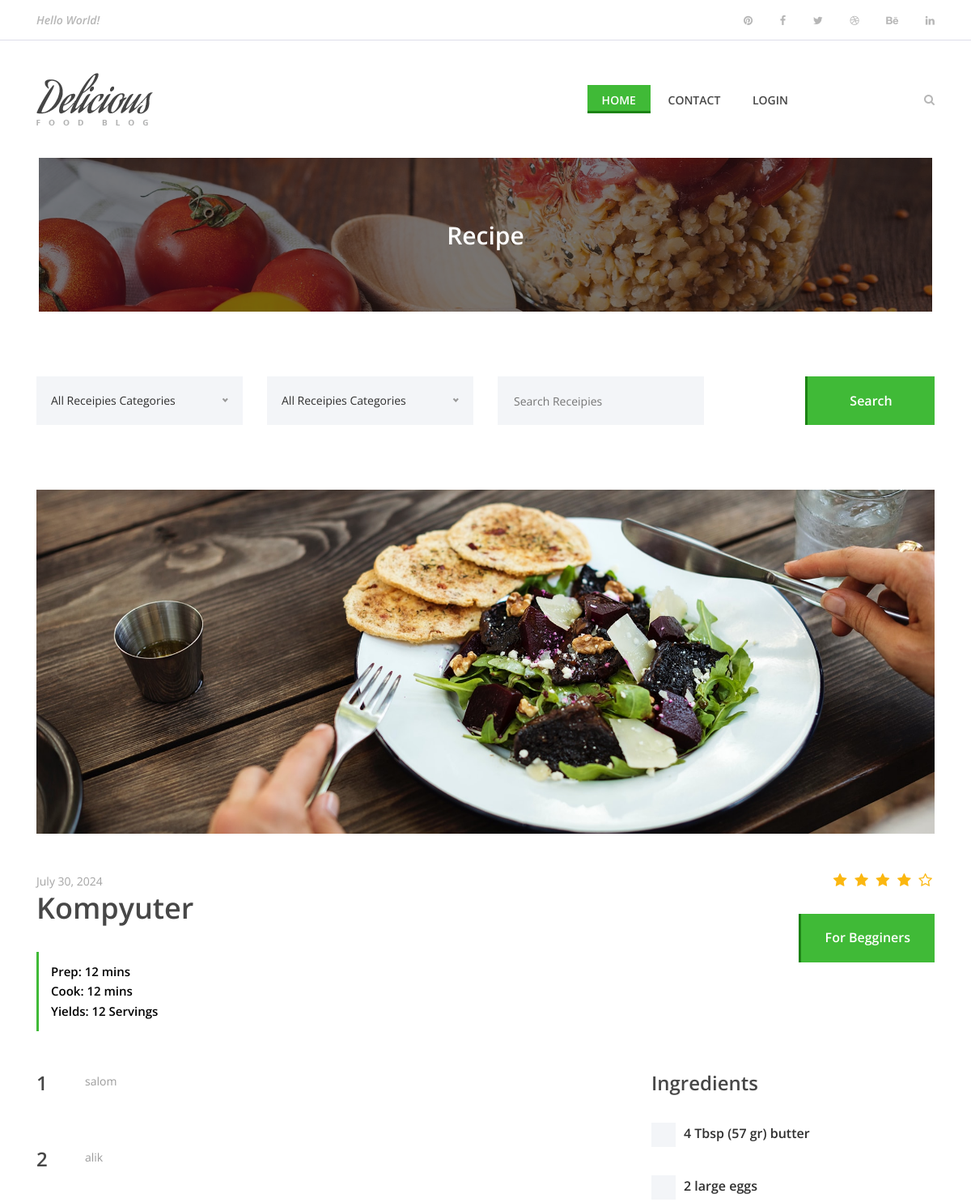
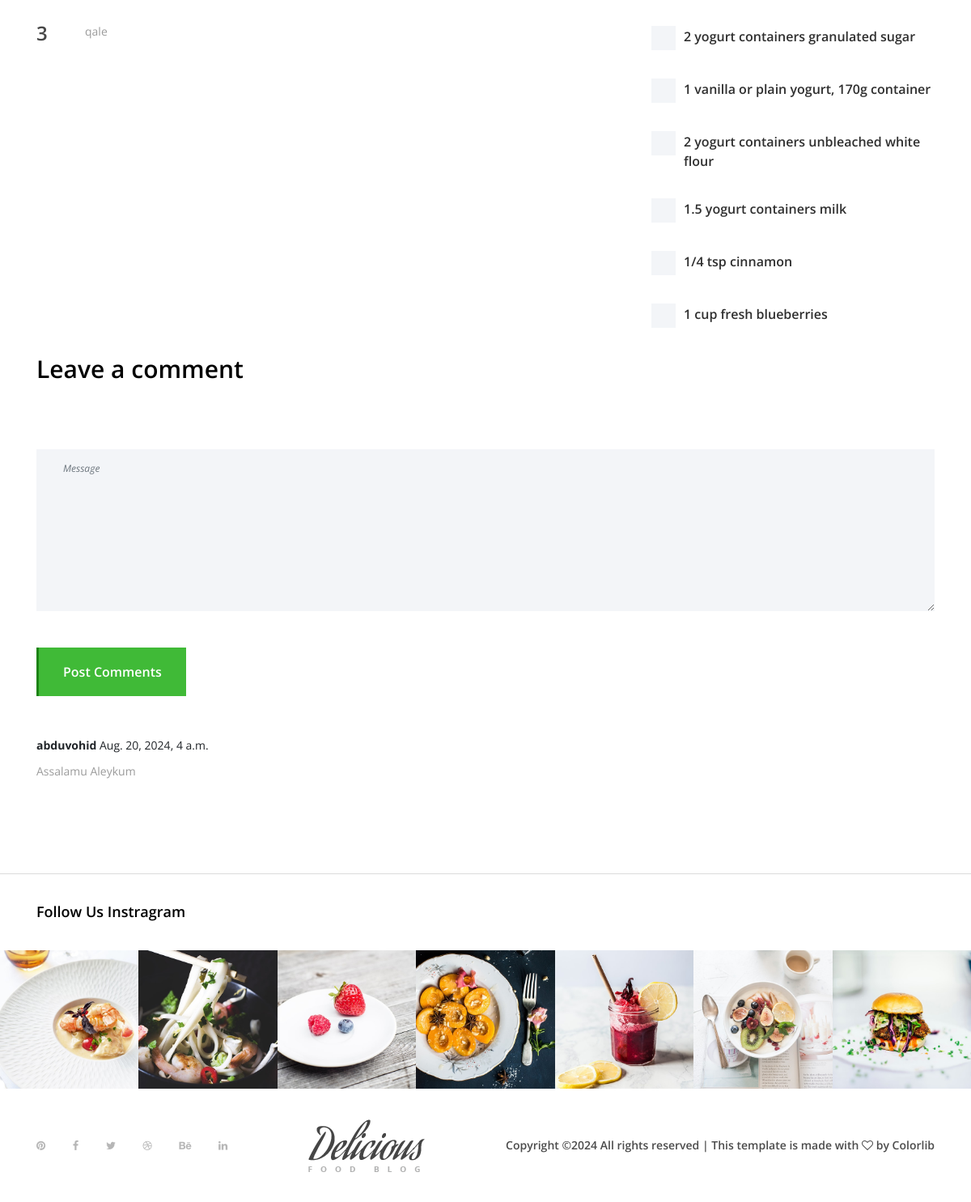
The page /recipe-detail/1/ on the database its author committed (2 pictures, top to bottom).
### recipe/models.py (models this page shows, shortened)
class Recipe(models.Model):
    name = models.CharField(max_length=255)
    star = models.IntegerField()
    image = models.ImageField(upload_to='recipe-images/')
    created_at = models.DateField(auto_now_add=True)
    prep = models.IntegerField()
    cook = models.IntegerField()
    yields = models.IntegerField()

class RecipeText(models.Model):
    recipe = models.ForeignKey(Recipe, on_delete=models.CASCADE, related_name='text')
    text = models.TextField()

class Ingredient(models.Model):
    name = models.CharField(max_length=255)
    recipe = models.ForeignKey(Recipe, on_delete=models.CASCADE, related_name='ingredient')

class CommentRecipe(models.Model):
    user = models.ForeignKey(User, on_delete=models.CASCADE, related_name='comment_user')
    recipe = models.ForeignKey(Recipe, on_delete=models.CASCADE, related_name='comments')
    created_at = models.DateTimeField(default=timezone.now)
    text = models.TextField()

### users/models.py (models this page shows)
class User(AbstractUser):
    image = models.ImageField(upload_to='profile_pics/', blank=True, null=True)

### recipe/views.py (the view, shortened to what this page needs)
# urls.py: path('recipe-detail/<int:recipe_id>/', views.RecipeDetail.as_view(), name='recipe-detail'),
class RecipeDetail(View):
    def get(self, request, recipe_id):
        recipe = Recipe.objects.get(id=recipe_id)
        return render(request, 'receipe-post.html', context={'recipe': recipe})

### recipe/templates/receipe-post.html (shortened to what this page needs)
{% extends "base.html" %}
{% block content %}
 <div class="breadcumb-area bg-img bg-overlay" style="background-image: url(img/bg-img/breadcumb3.jpg);">
    <div class="container h-100">
        <div class="row h-100 align-items-center">
            <div class="col-12">
                <div class="breadcumb-text text-center">
                    <h2>Recipe</h2>
                </div>
            </div>
        </div>
    </div>
</div>
<div class="receipe-post-area section-padding-80">
    <div class="receipe-post-search mb-80">
        <div class="container">
            <form action="#" method="post">
                <div class="row">
                    <div class="col-12 col-lg-3">
                    </div>
                    <div class="col-12 col-lg-3">
                    </div>
                    <div class="col-12 col-lg-3">
                        <input type="search" name="search" placeholder="Search Receipies">
                    </div>
                    <div class="col-12 col-lg-3 text-right">
                        <button type="submit" class="btn delicious-btn">Search</button>
                    </div>
                </div>
            </form>
        </div>
    </div>
    <div class="container">
        <div class="row">
            <div class="col-12">
                <div class="receipe-slider owl-carousel">
                    <img src="img/bg-img/bg5.jpg" alt="">
                </div>
            </div>
        </div>
    </div>
    <div class="receipe-content-area">
        <div class="container">
            <div class="row">
                <div class="col-12 col-md-8">
                    <div class="receipe-headline my-5">
                        <span>{{recipe.created_at}}</span>
                        <h2>{{recipe.name}}</h2>
                        <div class="receipe-duration">
                            <h6>Prep: {{recipe.prep}} mins</h6>
                            <h6>Cook: {{recipe.cook}} mins</h6>
                            <h6>Yields: {{recipe.yields}} Servings</h6>
                        </div>
                    </div>
                </div>
                <div class="col-12 col-md-4">
                    <div class="receipe-ratings text-right my-5">
                        <div class="ratings">
                            <i class="fa fa-star" aria-hidden="true"></i>
                            <i class="fa fa-star" aria-hidden="true"></i>
                            <i class="fa fa-star" aria-hidden="true"></i>
                            <i class="fa fa-star" aria-hidden="true"></i>
                            <i class="fa fa-star-o" aria-hidden="true"></i>
                        </div>
                        <a href="#" class="btn delicious-btn">For Begginers</a>
                    </div>
                </div>
            </div>
            <div class="row">
                <div class="col-12 col-lg-8">
                    {% for text in recipe.text.all %}
                    <div class="single-preparation-step d-flex">
                        <h4>{{text.id}}</h4>
                        <p>{{text.text}}</p>
                    </div>
                    {% endfor %}
                </div>
                <div class="col-12 col-lg-4">
                    <div class="ingredients">
                        <h4>Ingredients</h4>
                        {% for i in recipe.ingredient.all %}
                        <div class="custom-control custom-checkbox">
                            <label class="custom-control-label" for="customCheck1">{{i.name}}</label>
                        </div>
                        {% endfor %}
                    </div>
                </div>
            </div>
            <div class="row">
                <div class="col-12">
                    <div class="section-heading text-left">
                        <h3>Leave a comment</h3>
                    </div>
                </div>
            </div>
            <div class="row">
                <div class="col-12">
                    <div class="contact-form-area">
                        <form action="{% url 'recipe:recipe-detail' recipe_id=recipe.id %}" method="post">
                            <div class="row">
                                <div class="col-12">
                                    <textarea name="message" class="form-control" id="message" cols="30" rows="10" placeholder="Message"></textarea>
                                </div>
                                <div class="col-12">
                                    <button class="btn delicious-btn mt-30" type="submit">Post Comments</button>
                                </div>
                            </div>
                        </form>
                    </div>
                </div>
                <div class="col-12 col-lg4" style="margin-top:50px;">
                    {% for comment in recipe.comments.all %}
                    <div class="row mb-3">
                        <div class="col-7">
                            <b>{{ comment.user.username }}</b> <span class="fw-lighter">{{ comment.created_at }}</span>
                            <p class="mt-2 font-monospace">{{ comment.text }}</p>
                        </div>
                    </div>
                    {% endfor %}
                </div>
            </div>
        </div>
    </div>
</div>
{% endblock content %}

### templates/base.html (shortened to what this page needs)
{% load static %}
<!DOCTYPE html>
<html lang="en">
<head>
    <link rel="stylesheet" href="{% static 'style.css' %}">
</head>
<body>
    <header class="header-area">
        <div class="top-header-area">
            <div class="container h-100">
                <div class="row h-100 align-items-center justify-content-between">
                    <div class="col-12 col-sm-6">
                        <div class="breaking-news">
                            <div id="breakingNewsTicker" class="ticker">
                                <ul>
                                    <li><a href="#">Hello World!</a></li>
                                </ul>
                            </div>
                        </div>
                    </div>
                    <div class="col-12 col-sm-6">
                        <div class="top-social-info text-right">
                            <a href="#"><i class="fa fa-pinterest" aria-hidden="true"></i></a>
                            <a href="#"><i class="fa fa-facebook" aria-hidden="true"></i></a>
                            <a href="#"><i class="fa fa-twitter" aria-hidden="true"></i></a>
                            <a href="#"><i class="fa fa-dribbble" aria-hidden="true"></i></a>
                            <a href="#"><i class="fa fa-behance" aria-hidden="true"></i></a>
                            <a href="#"><i class="fa fa-linkedin" aria-hidden="true"></i></a>
                        </div>
                    </div>
                </div>
            </div>
        </div>
        <div class="delicious-main-menu">
            <div class="classy-nav-container breakpoint-off">
                <div class="container">
                    <nav class="classy-navbar justify-content-between" id="deliciousNav">
                        <a class="nav-brand" href="{% url 'recipe:home' %}"><img src="/static/img/core-img/logo.png" alt=""></a>
                        <div class="classy-menu">
                            <div class="classynav">
                                <ul>
                                    <li class="active"><a href="{% url 'recipe:home' %}">Home</a></li>
                                    <li><a href="{% url 'recipe:contact' %}">Contact</a></li>
                                    {% if request.user.is_authenticated %}
                                        <li><a href=#>{{request.user.username}}</a></li>
                                    {% else %}
                                        <li><a href="{% url 'users:login' %}">Login</a></li>
                                    {% endif %}
                                </ul>
                                <div class="search-btn">
                                    <i class="fa fa-search" aria-hidden="true"></i>
                                </div>
                            </div>
                        </div>
                    </nav>
                </div>
            </div>
        </div>
    </header>
{% block content %}
{% endblock content %}
    <div class="follow-us-instagram">
        <div class="container">
            <div class="row">
                <div class="col-12">
                    <h5>Follow Us Instragram</h5>
                </div>
            </div>
        </div>
        <div class="insta-feeds d-flex flex-wrap">
            <div class="single-insta-feeds">
                <img src="/static/img/bg-img/insta1.jpg" alt="">
            </div>
            <div class="single-insta-feeds">
                <img src="/static/img/bg-img/insta2.jpg" alt="">
            </div>
            <div class="single-insta-feeds">
                <img src="/static/img/bg-img/insta3.jpg" alt="">
            </div>
            <div class="single-insta-feeds">
                <img src="/static/img/bg-img/insta4.jpg" alt="">
            </div>
            <div class="single-insta-feeds">
                <img src="/static/img/bg-img/insta5.jpg" alt="">
            </div>
            <div class="single-insta-feeds">
                <img src="/static/img/bg-img/insta6.jpg" alt="">
            </div>
            <div class="single-insta-feeds">
                <img src="/static/img/bg-img/insta7.jpg" alt="">
            </div>
        </div>
    </div>
    <footer class="footer-area">
        <div class="container h-100">
            <div class="row h-100">
                <div class="col-12 h-100 d-flex flex-wrap align-items-center justify-content-between">
                    <div class="footer-social-info text-right">
                        <a href="#"><i class="fa fa-pinterest" aria-hidden="true"></i></a>
                        <a href="#"><i class="fa fa-facebook" aria-hidden="true"></i></a>
                        <a href="#"><i class="fa fa-twitter" aria-hidden="true"></i></a>
                        <a href="#"><i class="fa fa-dribbble" aria-hidden="true"></i></a>
                        <a href="#"><i class="fa fa-behance" aria-hidden="true"></i></a>
                        <a href="#"><i class="fa fa-linkedin" aria-hidden="true"></i></a>
                    </div>
                    <div class="footer-logo">
                        <a href="index.html"><img src="/static/img/core-img/logo.png" alt=""></a>
                    </div>
                    <p>
Copyright &copy;<script>document.write(new Date().getFullYear());</script> All rights reserved | This template is made with <i class="fa fa-heart-o" aria-hidden="true"></i> by <a href="https://colorlib.com" target="_blank">Colorlib</a>
</p>
                </div>
            </div>
        </div>
    </footer>
</body>
</html>

### rows shown on the page
Recipe: created_at "July 30, 2024", name "Kompyuter", prep "12", cook "12", yields "12"
RecipeText: id "1", text "salom"
RecipeText: id "2", text "alik"
RecipeText: id "3", text "qale"
Ingredient: name "4 Tbsp (57 gr) butter"
Ingredient: name "2 large eggs"
Ingredient: name "2 yogurt containers granulated sugar"
Ingredient: name "1 vanilla or plain yogurt, 170g container"
Ingredient: name "2 yogurt containers unbleached white flour"
Ingredient: name "1.5 yogurt containers milk"
Ingredient: name "1/4 tsp cinnamon"
Ingredient: name "1 cup fresh blueberries"
CommentRecipe: user.username "abduvohid", created_at "Aug. 20, 2024, 4 a.m.", text "Assalamu Aleykum"
